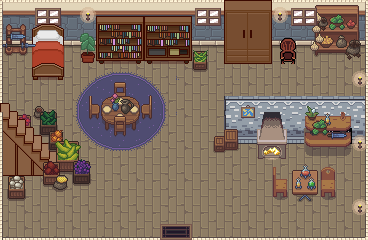

This game map was drawn from its Tiled (.tmx) file and the tilesets committed beside it. A one-line description and the trimmed map source follow:
An orthogonal 23x15 tile map with 16x16 px tiles, 11 tile layers (Floor, Deco, Paredes, Windows, ...), 10 tilesets and 4 objects.

<map version="1.10" tiledversion="1.11.2" orientation="orthogonal" renderorder="right-down" width="23" height="15" tilewidth="16" tileheight="16" infinite="0" nextlayerid="14" nextobjectid="5">
 <tileset firstgid="1" source="walls_floor.tsx" />
 <tileset firstgid="177" source="beds_BR.tsx" />
 <tileset firstgid="401" source="cabinets_LRK.tsx" />
 <tileset firstgid="1576" source="decorations_LRK.tsx" />
 <tileset firstgid="1696" source="doorswindowsstairs_LRK.tsx" />
 <tileset firstgid="2432" source="Interior.tsx" />
 <tileset firstgid="2810" source="Supplies.tsx" />
 <tileset firstgid="3062" source="wardrobes_BR.tsx" />
 <tileset firstgid="3545" source="Antique furniture sheet.tsx" />
 <tileset firstgid="3830" source="Inner.tsx" />
 <layer id="1" name="Floor" width="23" height="15">
  <data>[345 cells, 345 non-empty, 7 distinct tile ids]</data>
 </layer>
 <layer id="5" name="Deco" width="23" height="15">
  <data>[345 cells, 18 non-empty, 15 distinct tile ids]</data>
 </layer>
 <layer id="2" name="Paredes" width="23" height="15">
  <data>[345 cells, 154 non-empty, 58 distinct tile ids]</data>
 </layer>
 <layer id="7" name="Windows" width="23" height="15">
  <data>[345 cells, 8 non-empty, 8 distinct tile ids]</data>
 </layer>
 <layer id="3" name="Furniture" width="23" height="15">
  <data>[345 cells, 98 non-empty, 83 distinct tile ids]</data>
 </layer>
 <layer id="6" name="Objetcs" width="23" height="15">
  <data>[345 cells, 54 non-empty, 46 distinct tile ids]</data>
 </layer>
 <layer id="8" name="Deco" width="23" height="15">
  <data>[345 cells, 3 non-empty, 3 distinct tile ids]</data>
 </layer>
 <layer id="10" name="Player" width="23" height="15">
  <data>[345 cells, 0 non-empty, 0 distinct tile ids]</data>
 </layer>
 <layer id="13" name="Hada" width="23" height="15">
  <data>[345 cells, 0 non-empty, 0 distinct tile ids]</data>
 </layer>
 <layer id="11" name="Chairs" width="23" height="15">
  <data>[345 cells, 6 non-empty, 6 distinct tile ids]</data>
 </layer>
 <layer id="4" name="Furniture2" width="23" height="15">
  <data>[345 cells, 64 non-empty, 57 distinct tile ids]</data>
 </layer>
 <objectgroup id="9" name="CollisionMask">
  <object id="1" x="160.151" y="231.615">
   <polygon points="0,0 -149.876,0.545455 -149.157,-28.5854 -131.546,-29.6791 -131.003,-42.5116 -125.052,-47.6045 -112.881,-41.9718 -101.691,-37.1792 -92.5317,-39.378 -86.4891,-43.611 -68.1367,-45.5968 -68.1537,-72.4748 -78.2106,-73.4123 -78.5856,-93.7476 -94.1027,-93.3726 -94.5147,-103.921 -100.387,-104.18 -101.977,-121.428 -104.165,-123.057 -112.481,-122.253 -117.555,-126.893 -124.072,-127.123 -127.271,-124.241 -128.075,-119.617 -135.466,-119.19 -140.467,-120.169 -152.398,-120.634 -155.025,-121.99 -155.322,-146.967 -155.328,-165.718 -153.955,-173.737 -133.131,-172.728 -130.398,-152.481 -127.031,-148.888 -98.5145,-149.586 -92.7703,-153.222 -92.6552,-164.803 -93.0289,-183.822 -80.8875,-184.222 -81.4983,-166.68 -61.2689,-165.209 -28.398,-165.515 4.49925,-165.459 26.1109,-165.589 29.2359,-159.168 39.8923,-158.918 49.4491,-160.293 50.5741,-169.313 59.3486,-169.313 62.2236,-165.313 111.75,-165.697 139.028,-166.114 139.251,-172.438 142.876,-175.319 152.972,-173.504 180.291,-175.043 190.569,-168.947 200.339,-169.822 200.964,-138.785 200.464,-113.975 61.5572,-112.018 60.6764,-100.296 52.5969,-97.7988 49.7303,-94.2136 50.1508,-86.1709 53.1338,-77.2362 64.1082,-76.8436 72.5515,-78.5032 83.9237,-82.4578 95.3698,-82.0743 95.4948,-70.8129 127.501,-71.2049 130.3,-75.0553 129.393,-84.2532 140.728,-85.5402 149.455,-78.5685 185.674,-78.0259 193.134,-82.0913 198.265,-82.0913 200.41,-78.5201 199.916,0.707373 32.0939,-0.375007 31.7246,7.14208 208.16,7.69606 208.16,-233.447 -160.518,-230.882 -160.328,9.11934 -0.366479,7.69606" />
  </object>
  <object id="2" x="270.462" y="180.308">
   <polygon points="0,0 0.75,19.0768 19.7253,19.9043 23.4142,21.4533 45.4763,21.5731 66.7646,20.7728 66.3896,-0.00285378 60.4379,-1.77913 27.893,-2.25239 7.35661,-1.27282" />
  </object>
  <object id="3" x="86.4891" y="104.813">
   <polygon points="1.27273,-0.454545 1.00777,14.8677 5.08128,17.9238 13.963,17.3406 15.0224,21.0614 17.6142,27.3841 24.7912,32.6668 41.1735,33.0201 43.4594,27.2299 51.5698,26.3685 55.7901,18.5507 66.6862,15.8318 67.9123,4.50003 66.6565,-0.529688 54.6861,-0.255196 52.0137,-6.87365 41.3411,-12.3296 23.9747,-11.659 16.3453,-6.13311 12.31,-1.65212" />
  </object>
  <object id="4" x="221.5" y="93" width="145.5" height="54.5" />
 </objectgroup>
</map>
